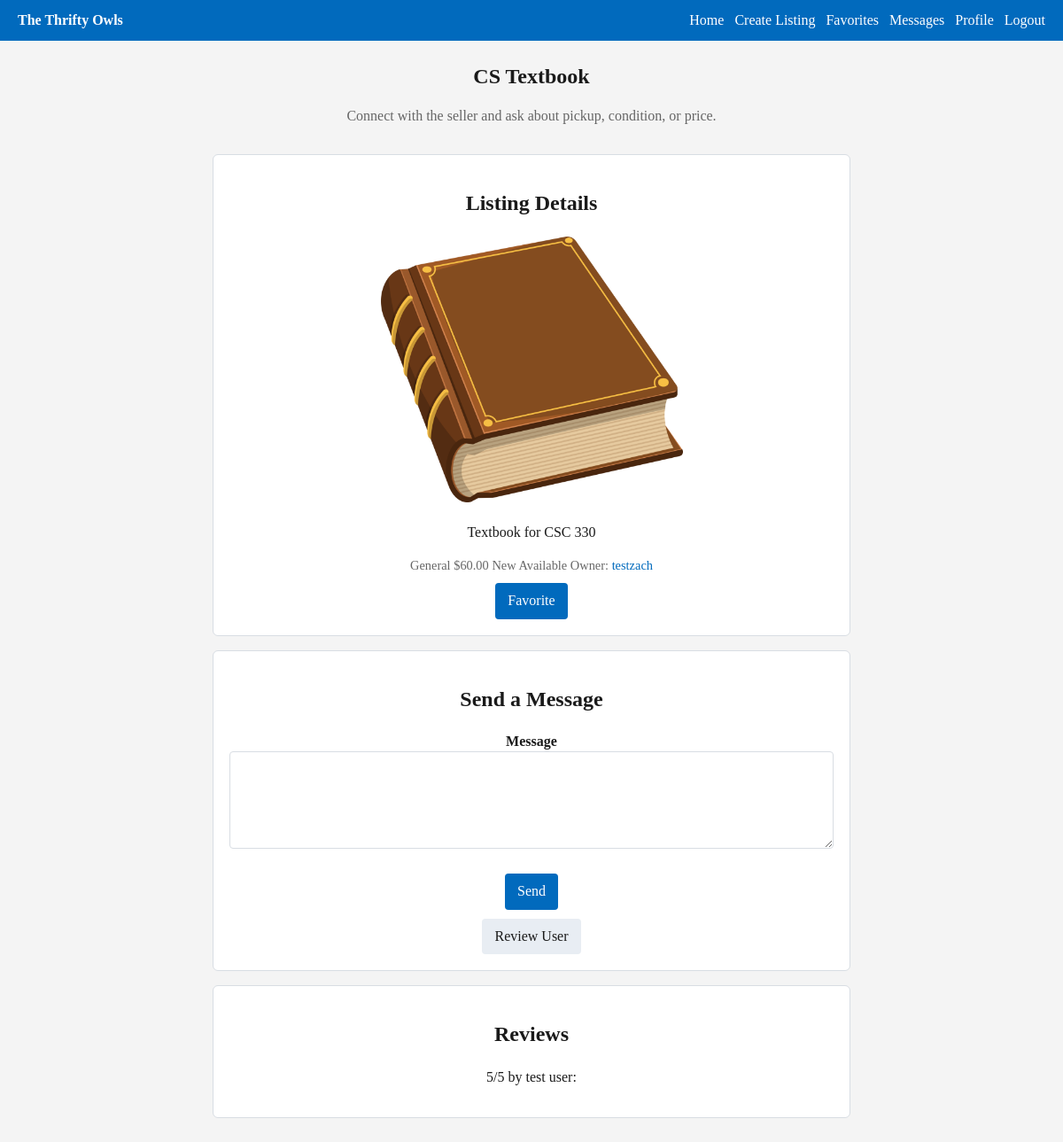
The app's page /post/2 (signed in) with its own data.
### app/models.py (models this page shows)
class Post(db.Model):
    id = db.Column(db.Integer, primary_key=True)
    title = db.Column(db.String(150), nullable=False)
    description = db.Column(db.String(300), nullable=False)
    category = db.Column(db.String(80), default='General')
    price = db.Column(db.Numeric(10, 2))
    condition = db.Column(db.String(80), default='Good')
    status = db.Column(db.String(80), default='Available')
    image = db.Column(db.String(200))  # optional image path
    is_active = db.Column(db.Boolean, default=True)
    timestamp = db.Column(db.DateTime, default=datetime.utcnow)
    owner_id = db.Column(db.Integer, db.ForeignKey('user.id'), nullable=False)

class User(UserMixin, db.Model):
    id = db.Column(db.Integer, primary_key=True)
    is_admin = db.Column(db.Boolean, default=False)
    is_blocked = db.Column(db.Boolean, default=False)
    email = db.Column(db.String(150), unique=True, nullable=False)
    username = db.Column(db.String(150), unique=True, nullable=False)
    password = db.Column(db.String(150), nullable=False)
    name = db.Column(db.String(150))
    major = db.Column(db.String(150))
    interests = db.Column(db.String(300))
    image = db.Column(db.String(200))  # store filename/path
    posts = db.relationship('Post', backref='owner', lazy=True)
    sent_messages = db.relationship('Message', foreign_keys='Message.sender_id', backref='sender', lazy=True)
    received_messages = db.relationship('Message', foreign_keys='Message.receiver_id', backref='receiver', lazy=True)
    reviews_given = db.relationship('Review', foreign_keys='Review.reviewer_id', backref='reviewer', lazy=True)
    reviews_received = db.relationship('Review', foreign_keys='Review.reviewed_id', backref='reviewed', lazy=True)

class Review(db.Model):
    id = db.Column(db.Integer, primary_key=True)
    reviewer_id = db.Column(db.Integer, db.ForeignKey('user.id'), nullable=False)
    reviewed_id = db.Column(db.Integer, db.ForeignKey('user.id'), nullable=False)
    rating = db.Column(db.Integer, nullable=False)  # 1–5
    comment = db.Column(db.String(300))
    timestamp = db.Column(db.DateTime, default=datetime.utcnow)

### app/routes.py (the view)
@main.route('/post/<int:post_id>', methods=['GET', 'POST'])
@login_required
def view_post(post_id):
    post = Post.query.get_or_404(post_id)
    form = MessageForm()
    if form.validate_on_submit():
        message = Message(sender_id=current_user.id, receiver_id=post.owner_id, content=form.message.data)
        db.session.add(message)
        db.session.commit()
        flash('Message sent!')
        return redirect(url_for('main.view_post', post_id=post.id))
    reviews = Review.query.filter_by(reviewed_id=post.owner_id).order_by(Review.timestamp.desc()).all()
    is_favorite = Favorite.query.filter_by(user_id=current_user.id, post_id=post.id).first() is not None
    return render_template('post.html', post=post, form=form, reviews=reviews, is_favorite=is_favorite)

### app/forms.py
class MessageForm(FlaskForm):
    message = TextAreaField('Message', validators=[
        DataRequired(),
        Length(max=500)
    ])
    submit = SubmitField('Send')

### app/models.py (called while the page is built)
@login_manager.user_loader
def load_user(user_id):
    return User.query.get(int(user_id))

### app/templates/post.html (shortened to what this page needs)
{% extends "base.html" %}
{% block content %}
<section class="page-header">
    <h1>{{ post.title }}</h1>
    <p class="muted">Connect with the seller and ask about pickup, condition, or price.</p>
</section>
<div class="grid two-col">
    <section class="card">
        <h2>Listing Details</h2>
        {% if post.image %}
        <p>
            <img src="{{ url_for('static', filename='uploads/' ~ post.image) }}" alt="{{ post.title }}"
                style="max-width: 50%; border-radius: 16px;">
        </p>
        {% endif %}
        <p>{{ post.description }}</p>
        <div class="meta">
            <span>{{ post.category }}</span>
            {% if post.price is not none %}
            <span>${{ "%.2f"|format(post.price) }}</span>
            {% endif %}
            <span>{{ post.condition or 'Good' }}</span>
            <span>{{ post.status or 'Available' }}</span>
            <span>
                Owner:
                <a href="{{ url_for('main.view_profile', user_id=post.owner_id) }}">
                    {{ post.owner.username }}
                </a>
            </span>
        </div>
        {% if post.owner_id == current_user.id or current_user.is_admin %}
        <div class="form-center">
            <a class="button secondary" href="{{ url_for('main.edit_post', post_id=post.id) }}">
                Edit Listing
            </a>
        </div>
        <div class="form-center">
            <form method="post" action="{{ url_for('main.delete_post', post_id=post.id) }}">
                <input type="submit" value="Delete Listing" class="button danger">
            </form>
        </div>
        {% elif is_favorite %}
        <div class="form-center">
            <form method="post" action="{{ url_for('main.unfavorite_post', post_id=post.id) }}">
                <input type="submit" value="Remove Favorite" class="button secondary">
            </form>
        </div>
        {% else %}
        <div class="form-center">
            <form method="post" action="{{ url_for('main.favorite_post', post_id=post.id) }}">
                <input type="submit" value="Favorite" class="button">
            </form>
        </div>
        {% endif %}
    </section>
    <section class="card">
        {% if post.owner_id != current_user.id %}
        <h2>Send a Message</h2>
        <form method="post">
            <div>
                <label for="{{ form.message.id }}">{{ form.message.label.text }}</label>
                {{ form.message(rows=4) }}
            </div>
            <div class="form-center">
                {{ form.submit(class="button") }}
            </div>
        </form>
        <div class="form-center">
            <a class="button secondary" href="{{ url_for('main.review', user_id=post.owner_id) }}">
                Review User
            </a>
        </div>
        {% else %}
        <h2>Your Listing</h2>
        <p class="muted">This is your listing, so the message form is hidden.</p>
        {% endif %}
    </section>
</div>
<section class="card">
    <h2>Reviews</h2>
    {% for review in reviews %}
    <p>{{ review.rating }}/5 by {{ review.reviewer.username }}: {{ review.comment }}</p>
    {% else %}
    <p class="muted">No reviews yet.</p>
    {% endfor %}
</section>
{% endblock %}

### app/static/style.css (style rules this page uses)
:root { --blue: #016ABD; --blue-dark: #003399; --bg: #F4F4F4; --card: #ffffff; --border: #d8dde3; --text: #1a1a1a; --muted: #666666; --danger: #a82222; }
* { box-sizing: border-box; }
body { margin: 0; background: var(--bg); color: var(--text); font-family: Georgia, 'Times New Roman', Times, serif; line-height: 1.4; }
a { color: var(--blue); text-decoration: none; }
.container>* { width: min(100%, 720px); }
form { display: grid; gap: 12px; }
label { font-weight: bold; }
input, select, textarea { width: 100%; padding: 9px; border: 1px solid var(--border); border-radius: 4px; font: inherit; }
textarea { min-height: 100px; }
input[type="submit"], button, .button { background: var(--blue); color: white; border: 0; border-radius: 4px; padding: 9px 14px; font: inherit; cursor: pointer; width: fit-content; }
.button.secondary { background: #e8edf3; color: var(--text); }
.card { background: var(--card); border: 1px solid var(--border); border-radius: 6px; padding: 18px; margin-bottom: 16px; text-align: center; }
.muted { color: var(--muted); }
.page-header { margin-bottom: 16px; text-align: center; }
.page-header h1 { margin: 0 0 6px; }
.meta { color: var(--muted); font-size: 0.9rem; }
.form-center { display: flex; justify-content: center; margin-top: 10px; }
.form-center form { width: auto; display: inline-block; }

### records on screen
Post: title "CS Textbook", image (picture), description "Textbook for CSC 330", category "General", price "60.00", condition "New", status "Available"
User: owner.username "testzach"
Review: rating "5", reviewer.username "test user"
